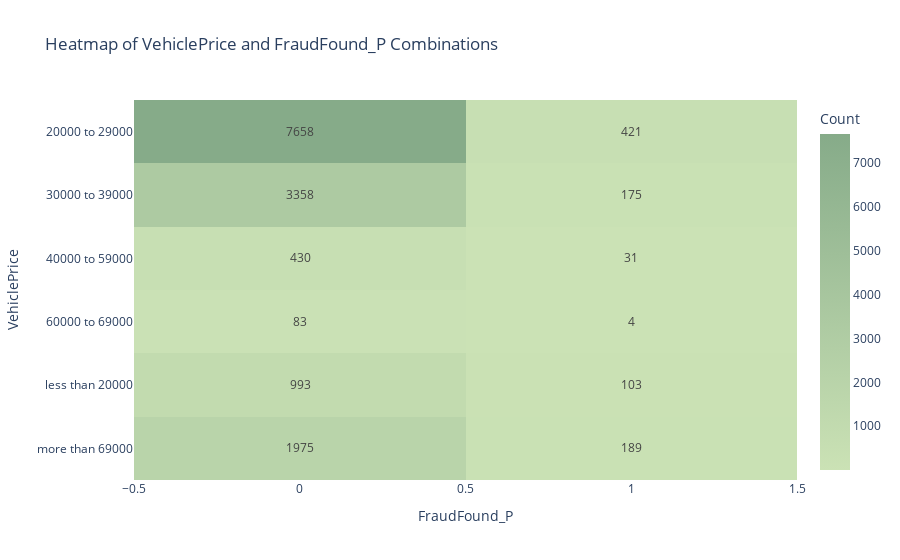

The code cell stored with this chart in its notebook:
### Code cell
plot_two_categorical(df, 'VehiclePrice', 'FraudFound_P', 'heatmap')

### Figure 1 — Plotly figure (JSON) as saved in the notebook; plotly's stock layout.template omitted (floating-point values rounded to 4 significant figures)
{"data": [{"coloraxis": "coloraxis", "hovertemplate": "FraudFound_P: %{x}<br>VehiclePrice: %{y}<br>Count: %{z}<extra></extra>", "name": "0", "texttemplate": "%{z}", "type": "heatmap", "x": [0, 1], "xaxis": "x", "y": ["20000 to 29000", "30000 to 39000", "40000 to 59000", "60000 to 69000", "less than 20000", "more than 69000"], "yaxis": "y", "z": [[7658, 421], [3358, 175], [430, 31], [83, 4], [993, 103], [1975, 189]]}], "layout": {"coloraxis": {"colorbar": {"title": {"text": "Count"}}, "colorscale": [[0, "#CBE2B5"], [1, "#86AB89"]]}, "title": {"text": "Heatmap of VehiclePrice and FraudFound_P Combinations"}, "xaxis": {"anchor": "y", "constrain": "domain", "domain": [0, 1], "scaleanchor": "y", "title": {"text": "FraudFound_P"}}, "yaxis": {"anchor": "x", "autorange": "reversed", "constrain": "domain", "domain": [0, 1], "title": {"text": "VehiclePrice"}}}}
